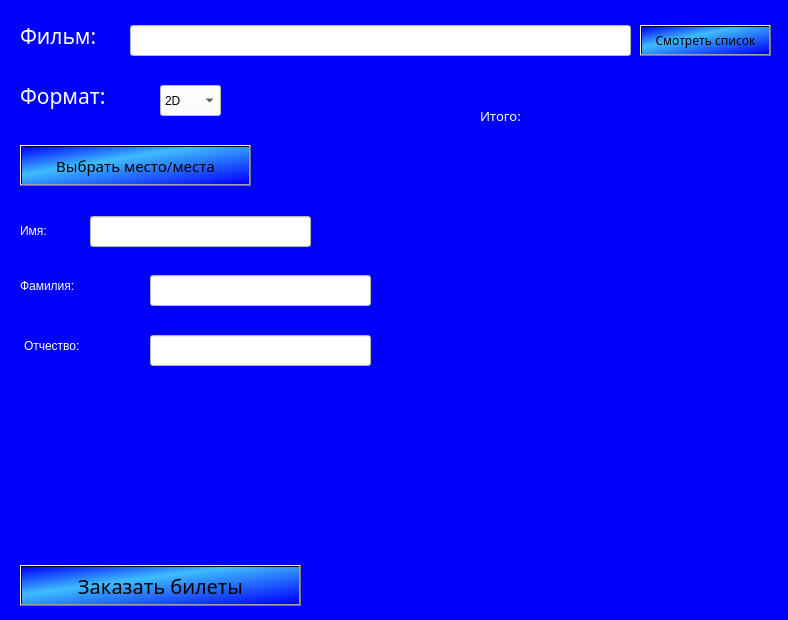
<?xml version="1.0" encoding="UTF-8"?>
<ui version="4.0">
 <class>Cinema</class>
 <widget class="QWidget" name="Cinema">
  <property name="geometry">
   <rect>
    <x>0</x>
    <y>0</y>
    <width>788</width>
    <height>620</height>
   </rect>
  </property>
  <property name="windowTitle">
   <string>Кинотеатр</string>
  </property>
  <property name="styleSheet">
   <string notr="true">background-color: rgb(0, 0, 255);</string>
  </property>
  <widget class="QLineEdit" name="patronymic">
   <property name="geometry">
    <rect>
     <x>150</x>
     <y>335</y>
     <width>221</width>
     <height>31</height>
    </rect>
   </property>
   <property name="font">
    <font>
     <family>Montserrat Medium</family>
     <pointsize>14</pointsize>
    </font>
   </property>
   <property name="styleSheet">
    <string notr="true">background-color: rgb(255, 255, 255);</string>
   </property>
   <property name="text">
    <string/>
   </property>
  </widget>
  <widget class="QLineEdit" name="first_name">
   <property name="geometry">
    <rect>
     <x>90</x>
     <y>216</y>
     <width>221</width>
     <height>31</height>
    </rect>
   </property>
   <property name="font">
    <font>
     <family>Montserrat Medium</family>
     <pointsize>14</pointsize>
    </font>
   </property>
   <property name="styleSheet">
    <string notr="true">background-color: rgb(255, 255, 255);</string>
   </property>
  </widget>
  <widget class="QComboBox" name="format">
   <property name="geometry">
    <rect>
     <x>160</x>
     <y>85</y>
     <width>61</width>
     <height>31</height>
    </rect>
   </property>
   <property name="styleSheet">
    <string notr="true">background-color: rgb(255, 255, 255);</string>
   </property>
   <item>
    <property name="text">
     <string>2D</string>
    </property>
   </item>
   <item>
    <property name="text">
     <string>3D</string>
    </property>
   </item>
  </widget>
  <widget class="QLabel" name="label_9">
   <property name="geometry">
    <rect>
     <x>24</x>
     <y>325</y>
     <width>121</width>
     <height>41</height>
    </rect>
   </property>
   <property name="styleSheet">
    <string notr="true">color: rgb(255, 255, 255);
font: 57 14pt &quot;Montserrat Medium&quot;;</string>
   </property>
   <property name="text">
    <string>Отчество:</string>
   </property>
  </widget>
  <widget class="QPushButton" name="films_table">
   <property name="geometry">
    <rect>
     <x>640</x>
     <y>25</y>
     <width>131</width>
     <height>31</height>
    </rect>
   </property>
   <property name="font">
    <font>
     <family>Montserrat Medium</family>
    </font>
   </property>
   <property name="styleSheet">
    <string notr="true">background-color: qlineargradient(spread:pad, x1:0, y1:0, x2:1, y2:1, stop:0 rgba(0, 0, 255, 255), stop:0.373134 rgba(62, 188, 255, 255), stop:0.985075 rgba(0, 0, 255, 255));</string>
   </property>
   <property name="text">
    <string>Смотреть список</string>
   </property>
  </widget>
  <widget class="QLabel" name="label_10">
   <property name="geometry">
    <rect>
     <x>20</x>
     <y>15</y>
     <width>111</width>
     <height>41</height>
    </rect>
   </property>
   <property name="font">
    <font>
     <family>Montserrat Medium</family>
     <pointsize>16</pointsize>
    </font>
   </property>
   <property name="styleSheet">
    <string notr="true">color: rgb(255, 255, 255);</string>
   </property>
   <property name="text">
    <string>Фильм:</string>
   </property>
  </widget>
  <widget class="QLineEdit" name="second_name">
   <property name="geometry">
    <rect>
     <x>150</x>
     <y>275</y>
     <width>221</width>
     <height>31</height>
    </rect>
   </property>
   <property name="font">
    <font>
     <family>Montserrat Medium</family>
     <pointsize>14</pointsize>
    </font>
   </property>
   <property name="styleSheet">
    <string notr="true">background-color: rgb(255, 255, 255);</string>
   </property>
  </widget>
  <widget class="QPushButton" name="do_order">
   <property name="geometry">
    <rect>
     <x>20</x>
     <y>565</y>
     <width>281</width>
     <height>41</height>
    </rect>
   </property>
   <property name="font">
    <font>
     <family>Montserrat Medium</family>
     <pointsize>15</pointsize>
    </font>
   </property>
   <property name="styleSheet">
    <string notr="true">background-color: qlineargradient(spread:pad, x1:0, y1:0, x2:1, y2:1, stop:0 rgba(0, 0, 255, 255), stop:0.373134 rgba(62, 188, 255, 255), stop:0.985075 rgba(0, 0, 255, 255));</string>
   </property>
   <property name="text">
    <string>Заказать билеты</string>
   </property>
  </widget>
  <widget class="QLabel" name="label_11">
   <property name="geometry">
    <rect>
     <x>20</x>
     <y>75</y>
     <width>121</width>
     <height>41</height>
    </rect>
   </property>
   <property name="font">
    <font>
     <family>Montserrat Medium</family>
     <pointsize>16</pointsize>
    </font>
   </property>
   <property name="styleSheet">
    <string notr="true">color: rgb(255, 255, 255);</string>
   </property>
   <property name="text">
    <string>Формат:</string>
   </property>
  </widget>
  <widget class="QLabel" name="label_12">
   <property name="geometry">
    <rect>
     <x>20</x>
     <y>265</y>
     <width>121</width>
     <height>41</height>
    </rect>
   </property>
   <property name="styleSheet">
    <string notr="true">color: rgb(255, 255, 255);
font: 57 14pt &quot;Montserrat Medium&quot;;</string>
   </property>
   <property name="text">
    <string>Фамилия:</string>
   </property>
  </widget>
  <widget class="QLabel" name="error">
   <property name="geometry">
    <rect>
     <x>30</x>
     <y>415</y>
     <width>251</width>
     <height>51</height>
    </rect>
   </property>
   <property name="font">
    <font>
     <family>Montserrat Medium</family>
     <pointsize>10</pointsize>
    </font>
   </property>
   <property name="styleSheet">
    <string notr="true">color: rgb(255, 255, 255);</string>
   </property>
   <property name="text">
    <string/>
   </property>
  </widget>
  <widget class="QLineEdit" name="film_name">
   <property name="geometry">
    <rect>
     <x>130</x>
     <y>25</y>
     <width>501</width>
     <height>31</height>
    </rect>
   </property>
   <property name="font">
    <font>
     <family>Montserrat Medium</family>
     <pointsize>10</pointsize>
    </font>
   </property>
   <property name="styleSheet">
    <string notr="true">background-color: rgb(255, 255, 255);</string>
   </property>
   <property name="inputMask">
    <string/>
   </property>
   <property name="text">
    <string/>
   </property>
  </widget>
  <widget class="QPushButton" name="pick_place">
   <property name="geometry">
    <rect>
     <x>20</x>
     <y>145</y>
     <width>231</width>
     <height>41</height>
    </rect>
   </property>
   <property name="font">
    <font>
     <family>Montserrat Medium</family>
     <pointsize>11</pointsize>
    </font>
   </property>
   <property name="styleSheet">
    <string notr="true">background-color: qlineargradient(spread:pad, x1:0, y1:0, x2:1, y2:1, stop:0 rgba(0, 0, 255, 255), stop:0.373134 rgba(62, 188, 255, 255), stop:0.985075 rgba(0, 0, 255, 255));</string>
   </property>
   <property name="text">
    <string>Выбрать место/места</string>
   </property>
  </widget>
  <widget class="QLabel" name="total">
   <property name="geometry">
    <rect>
     <x>480</x>
     <y>85</y>
     <width>271</width>
     <height>61</height>
    </rect>
   </property>
   <property name="font">
    <font>
     <family>Montserrat Medium</family>
     <pointsize>10</pointsize>
    </font>
   </property>
   <property name="styleSheet">
    <string notr="true">color: rgb(255, 255, 255);</string>
   </property>
   <property name="text">
    <string>Итого:</string>
   </property>
  </widget>
  <widget class="QLabel" name="label_13">
   <property name="geometry">
    <rect>
     <x>20</x>
     <y>210</y>
     <width>61</width>
     <height>41</height>
    </rect>
   </property>
   <property name="styleSheet">
    <string notr="true">color: rgb(255, 255, 255);
font: 57 14pt &quot;Montserrat Medium&quot;;</string>
   </property>
   <property name="text">
    <string>Имя:</string>
   </property>
  </widget>
 </widget>
 <resources/>
 <connections/>
</ui>
